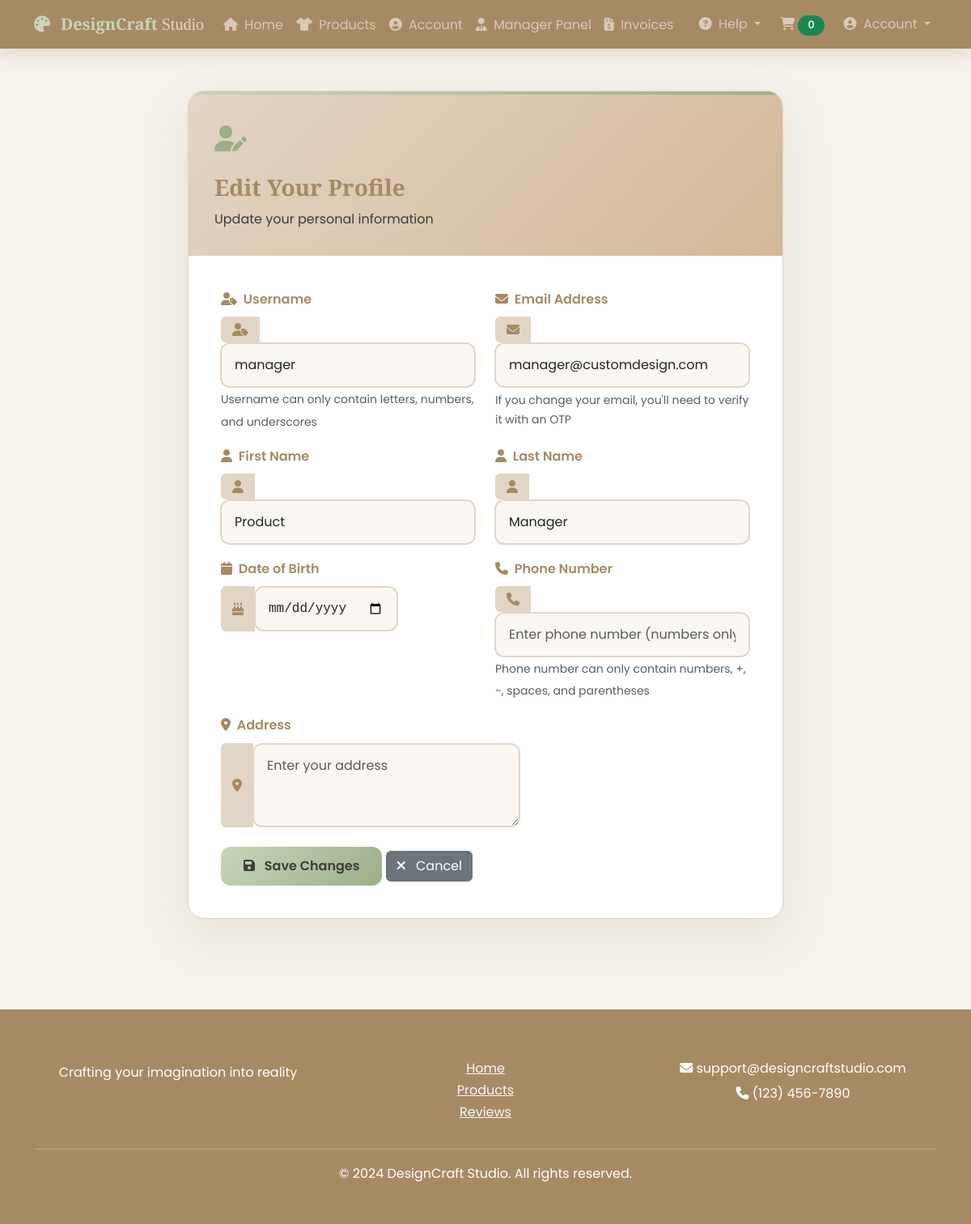
The page /profile/edit (signed in) on the database its author committed.
### tables this page shows
CREATE TABLE users (
                user_id INTEGER PRIMARY KEY AUTOINCREMENT,
                username TEXT UNIQUE NOT NULL,
                email TEXT UNIQUE NOT NULL,
                password_hash BLOB NOT NULL,
                first_name TEXT NOT NULL,
                last_name TEXT NOT NULL,
                date_of_birth TEXT,
                phone TEXT,
                address TEXT,
                role TEXT DEFAULT 'customer',
                profile_image TEXT,
                is_active INTEGER DEFAULT 1,
                created_at TIMESTAMP DEFAULT CURRENT_TIMESTAMP,
                last_login TIMESTAMP
            );

### app.py (the view, shortened to what this page needs)
@app.route('/profile/edit', methods=['GET', 'POST'])
@login_required
def edit_profile():
    user_data = db_helper.get_user_by_id(session['user_id'])
    if not user_data:
        flash('User not found.', 'danger')
        return redirect(url_for('profile'))
    form = ProfileForm()
    original_email = user_data[2]  # Store original email for comparison
    if request.method == 'GET':
        form.username.data = user_data[1]  # username is at index 1
        form.first_name.data = user_data[3]
        form.last_name.data = user_data[4]
        form.email.data = user_data[2]
        if user_data[5]:  # date_of_birth
            try:
                form.date_of_birth.data = datetime.strptime(user_data[5], '%Y-%m-%d')
            except ValueError:
                form.date_of_birth.data = None
        form.phone.data = user_data[6] if user_data[6] else ''
        form.address.data = user_data[7] if user_data[7] else ''
    return render_template('edit_profile.html', form=form, user_data=user_data, email_changed=False, original_email=original_email)

### app.py (called while the page is built)
@app.context_processor
def inject_csrf_token():
    from flask_wtf.csrf import generate_csrf
    return dict(csrf_token=lambda: generate_csrf())

def login_required(f):
    @wraps(f)
    def decorated_function(*args, **kwargs):
        if 'user_id' not in session:
            flash('Please log in to access this page.', 'warning')
            return redirect(url_for('login'))
        return f(*args, **kwargs)
    return decorated_function

### database.py (called while the page is built)
    def get_user_by_id(self, user_id):
        conn = sqlite3.connect(self.db_name)
        cursor = conn.cursor()
        cursor.execute('''
            SELECT user_id, username, email, first_name, last_name,
                   date_of_birth, phone, address, role, profile_image
            FROM users WHERE user_id = ?
        ''', (user_id,))
        user = cursor.fetchone()
        conn.close()
        return user

### templates/edit_profile.html (shortened to what this page needs)
{% extends "base.html" %}
{% from "includes/_formHelper.html" import render_field %}
{% block content %}
<div class="edit-profile-container">
    <div class="row justify-content-center">
        <div class="col-lg-8">
            <div class="edit-profile-card fade-in">
                <div class="edit-profile-header">
                    <div class="edit-profile-icon">
                        <i class="fas fa-user-edit"></i>
                    </div>
                    <h3>Edit Your Profile</h3>
                    <p class="mb-0">Update your personal information</p>
                </div>
                <div class="edit-profile-body">
                    <form method="POST" action="{{ url_for('edit_profile') }}" id="editProfileForm">
                        <div class="row mb-3">
                            <div class="col-md-6">
                                <div class="form-group">
                                    <label class="form-label" for="username"><i class="fas fa-user-tag me-1"></i> Username</label>
                                    <div class="input-group">
                                        <span class="input-group-text"><i class="fas fa-user-tag"></i></span>
                                        {{ render_field(form.username, class="form-control", id="username", placeholder="Enter your username", show_label=false) }}
                                    </div>
                                    <small class="text-muted">Username can only contain letters, numbers, and underscores</small>
                                </div>
                            </div>
                            <div class="col-md-6">
                                <div class="form-group">
                                    <label class="form-label" for="email"><i class="fas fa-envelope me-1"></i> Email Address</label>
                                    <div class="input-group">
                                        <span class="input-group-text"><i class="fas fa-envelope"></i></span>
                                        {{ render_field(form.email, class="form-control", id="email", placeholder="Enter your email", show_label=false) }}
                                    </div>
                                    <small class="text-muted d-block mt-1">If you change your email, you'll need to verify it with an OTP</small>
                                </div>
                            </div>
                        </div>
                        <div class="row mb-3">
                            <div class="col-md-6">
                                <div class="form-group">
                                    <label class="form-label" for="first_name"><i class="fas fa-user me-1"></i> First Name</label>
                                    <div class="input-group">
                                        <span class="input-group-text"><i class="fas fa-user"></i></span>
                                        {{ render_field(form.first_name, class="form-control", id="first_name", placeholder="Enter your first name", show_label=false) }}
                                    </div>
                                </div>
                            </div>
                            <div class="col-md-6">
                                <div class="form-group">
                                    <label class="form-label" for="last_name"><i class="fas fa-user me-1"></i> Last Name</label>
                                    <div class="input-group">
                                        <span class="input-group-text"><i class="fas fa-user"></i></span>
                                        {{ render_field(form.last_name, class="form-control", id="last_name", placeholder="Enter your last name", show_label=false) }}
                                    </div>
                                </div>
                            </div>
                        </div>
                        <div class="row mb-3">
                            <div class="col-md-6">
                                <div class="form-group date-field">
                                    <label class="form-label" for="date_of_birth"><i class="fas fa-calendar me-1"></i> Date of Birth</label>
                                    <div class="input-group">
                                        <span class="input-group-text"><i class="fas fa-birthday-cake"></i></span>
                                        {{ render_field(form.date_of_birth, class="form-control", id="date_of_birth", placeholder="YYYY-MM-DD", show_label=false) }}
                                    </div>
                                </div>
                            </div>
                            <div class="col-md-6">
                                <div class="form-group">
                                    <label class="form-label" for="phone"><i class="fas fa-phone me-1"></i> Phone Number</label>
                                    <div class="input-group">
                                        <span class="input-group-text"><i class="fas fa-phone"></i></span>
                                        {{ render_field(form.phone, class="form-control", id="phone", placeholder="Enter phone number (numbers only)", show_label=false) }}
                                    </div>
                                    <small class="text-muted">Phone number can only contain numbers, +, -, spaces, and parentheses</small>
                                </div>
                            </div>
                        </div>
                        <div class="form-group mb-4">
                            <label class="form-label" for="address"><i class="fas fa-map-marker-alt me-1"></i> Address</label>
                            <div class="input-group">
                                <span class="input-group-text"><i class="fas fa-map-marker-alt"></i></span>
                                {{ render_field(form.address, class="form-control", id="address", placeholder="Enter your address", show_label=false, rows="3") }}
                            </div>
                        </div>
                        <div class="form-group">
                            <button type="submit" class="btn btn-primary">
                                <i class="fas fa-save me-2"></i> Save Changes
                            </button>
                            <a href="{{ url_for('profile') }}" class="btn btn-secondary">
                                <i class="fas fa-times me-2"></i> Cancel
                            </a>
                        </div>
                    </form>
                </div>
            </div>
        </div>
    </div>
</div>
{% endblock %}

### templates/includes/_formHelper.html (shortened to what this page needs)
{% macro render_field(field, show_label=true) %}
    {% if field.type == "RadioField" %}
        <div class="form-group">
            {% if show_label %}
                {{ field.label }}
            {% endif %}
            <div class="form-check">
                {% for subfield in field %}
                    <div class="form-check form-check-inline">
                        {{ subfield(class="form-check-input") }}
                        {{ subfield.label(class="form-check-label") }}
                    </div>
                {% endfor %}
            </div>
            {% if field.errors %}
                {% for error in field.errors %}
                    <div class="text-danger small">{{ error }}</div>
                {% endfor %}
            {% endif %}
        </div>
    {% else %}
        <div class="form-group">
            {{ field(class="form-control" if not field.type in ['RadioField', 'BooleanField'] else "", **kwargs)|safe }}
        </div>
    {% endif %}
{% endmacro %}

### templates/edit_profile.html (style rules this page uses)
.edit-profile-container { padding: 2rem 0; }
.edit-profile-card { background: white; border-radius: 20px; box-shadow: 0 20px 60px rgba(166, 138, 100, 0.15); overflow: hidden; border: 1px solid var(--wood-light); }
.edit-profile-header { background: var(--gradient-wood); color: var(--neutral-dark); padding: 2rem; position: relative; }
.edit-profile-header::before { content: ''; position: absolute; top: 0; left: 0; right: 0; height: 4px; background: var(--gradient-sage); }
.edit-profile-icon { font-size: 2rem; margin-bottom: 1rem; color: var(--sage-green); }
.edit-profile-body { padding: 2.5rem; }
.input-group-text { background: var(--wood-light); border: 2px solid var(--wood-light); color: var(--wood-dark); }
.date-field .form-control { font-family: monospace; }

### templates/base.html (style rules this page uses)
:root { --wood-light: #E3D5C6; --wood-medium: #D4B896; --wood-dark: #A68A64; --sage-green: #9CAF88; --sage-light: #C8D5B9; --sage-dark: #7A8F72; --neutral-cream: #F5F1EB; --neutral-dark: #3C3C3C; --neutral-light: #FAF7F2; --accent-brown: #8B7355; --gradient-wood: linear-gradient(135deg, #E3D5C6 0%, #D4B896 100%); --gradient-sage: linear-gradient(135deg, #C8D5B9 0%, #9CAF88 100%); --gradient-natural: linear-gradient(135deg, #F5F1EB 0%, #E3D5C6 100%); }
* { margin: 0; padding: 0; box-sizing: border-box; }
body { font-family: 'Poppins', -apple-system, BlinkMacSystemFont, 'Segoe UI', sans-serif; line-height: 1.7; color: var(--neutral-dark); background: var(--neutral-cream); min-height: 100vh; }
h1, h2, h3, h4, h5, h6 { font-family: 'Playfair Display', serif; font-weight: 600; color: var(--wood-dark); }
.btn-primary { background: var(--gradient-sage); border: none; padding: 0.75rem 1.75rem; font-weight: 600; border-radius: 12px; transition: all 0.3s ease; color: var(--neutral-dark); }
.form-control { padding: 0.875rem 1rem; border: 2px solid var(--wood-light); border-radius: 12px; font-size: 1rem; transition: all 0.3s ease; background-color: var(--neutral-light); }
.form-label { font-weight: 600; color: var(--wood-dark); margin-bottom: 0.5rem; }
.fade-in { animation: fadeIn 0.5s ease-out; }

### rows shown on the page
users: username "manager", email "manager@customdesign.com", first_name "Product", last_name "Manager"
